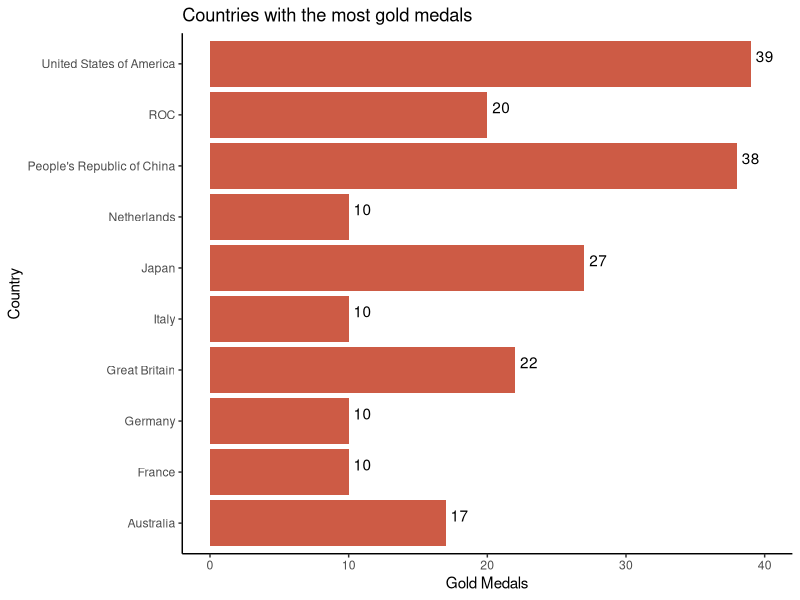
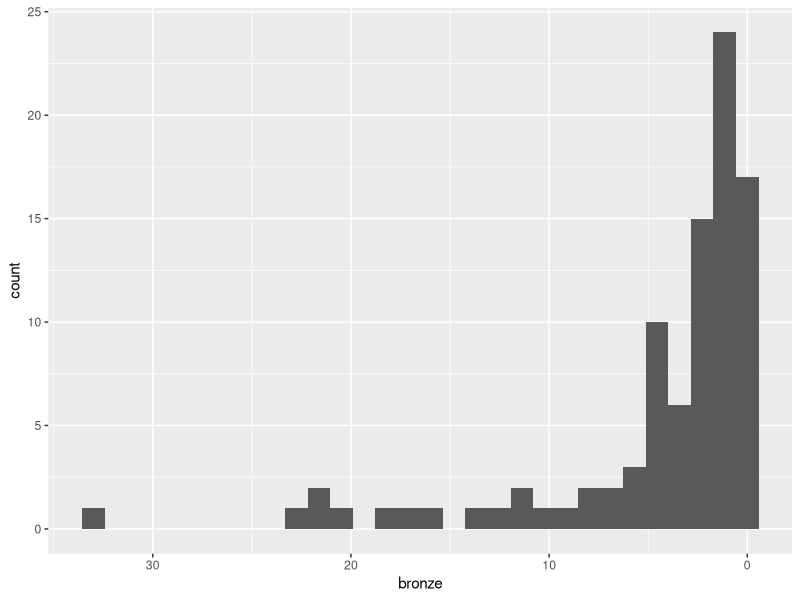
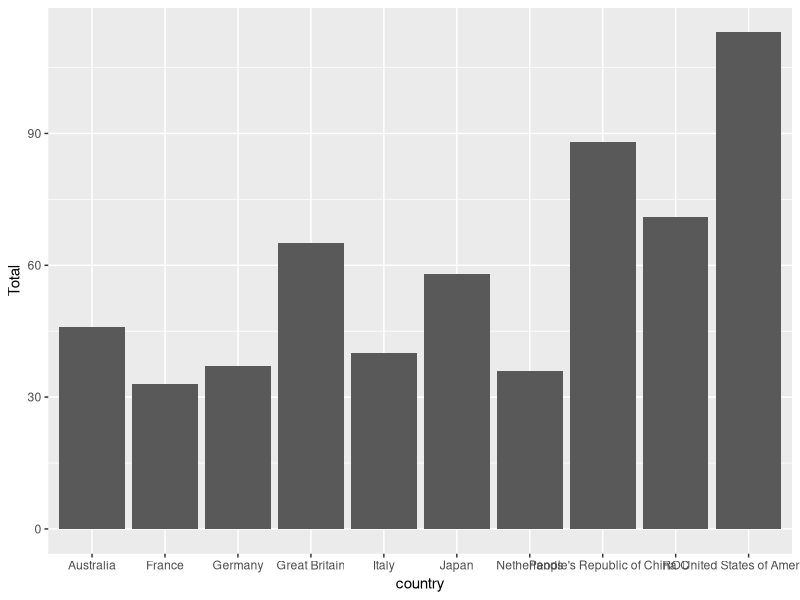

These figures' R source, in order:
## ---- chunk 1
knitr::opts_chunk$set(echo = TRUE)
## ---- chunk 2
library(tidyverse)
install.packages("scales")
## ---- chunk 3
medals <- read.csv("tokyo2021.csv", header = TRUE)
## ---- chunk 4
str(medals)
## ---- chunk 5
tokyo2021 <- rename(medals, 
       country = Team.NOC,
       gold = Gold.Medal,
       silver = Silver.Medal,
       bronze = Bronze.Medal,
       rankbytotal = Rank.by.Total,
       ccode = NOCCode
              )
## ---- chunk 6
tokyo <- as_tibble(tokyo2021)
## ---- chunk 7
tokyo %>% 
  group_by(country) %>% 
  count(gold) %>% 
  filter(gold >= 10) %>% 
  ggplot(aes(x = gold, y = country)) +
  geom_bar(stat = 'identity', 
           size=1, 
           fill="coral3",) +
  geom_text(aes(label = gold),
            vjust = .50, nudge_y = .15, nudge_x = 1) +
  labs(x = "Gold Medals",
       y = "Country",
       title = "Countries with the most gold medals") +
  theme_classic()

## ---- chunk 8
tokyo %>% 
  group_by(country) %>% 
  count(bronze, sort = TRUE) %>% 
  arrange(desc(bronze)) %>% 
  ggplot(aes(bronze)) +
  geom_histogram() +
  scale_x_reverse()
## ---- chunk 9
tokyo %>% 
  select(country, Total) %>% 
  filter(Total >= 25) %>% 
  arrange(country) %>% 
  ggplot(aes(country, Total)) +
  geom_bar(stat = 'identity')
